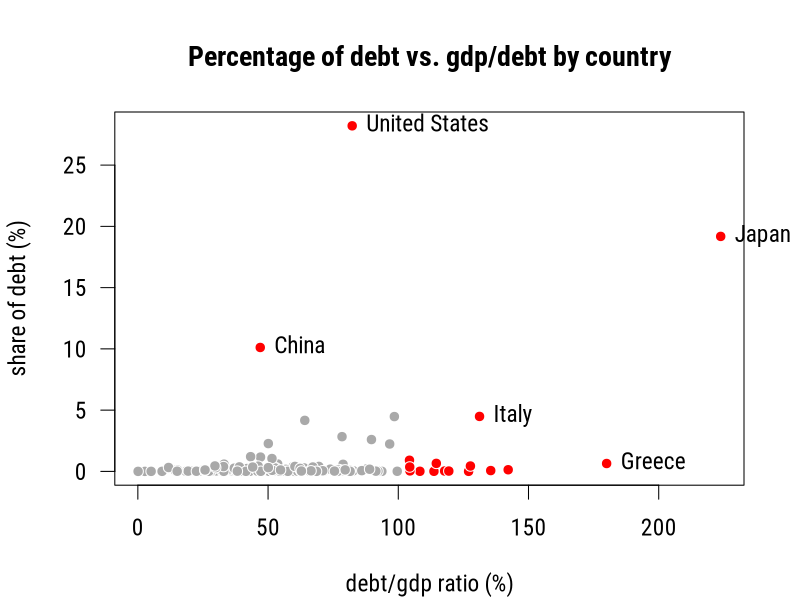

The R source for this figure:

public_debt <- read.csv("./public-debt-ratio.csv", stringsAsFactors = FALSE)
public_debt$region <- factor(public_debt$region)

high_risk_conds <- public_debt$debt_gdp_ratio > 100 | public_debt$share_of_debt > 10
top_risk <- c("United States", "Japan", "China", "Italy", "Greece")
public_debt$high_risk <- ifelse(high_risk_conds, "red", "darkgray")

par(family = "Roboto Condensed", cex = 1.4, mar = c(4.1, 4.1, 4, 2), xpd = TRUE)
plot(public_debt$debt_gdp_ratio,
     public_debt$share_of_debt, las = 1,
     pch = 21, bg = public_debt$high_risk, col = "white",
     xlab = "debt/gdp ratio (%)", ylab = "share of debt (%)",
     main = "Percentage of debt vs. gdp/debt by country")
text(public_debt$debt_gdp_ratio[public_debt$country %in% top_risk],
     public_debt$share_of_debt[public_debt$country %in% top_risk],
     labels = public_debt$country[public_debt$country %in% top_risk], pos = 4)
